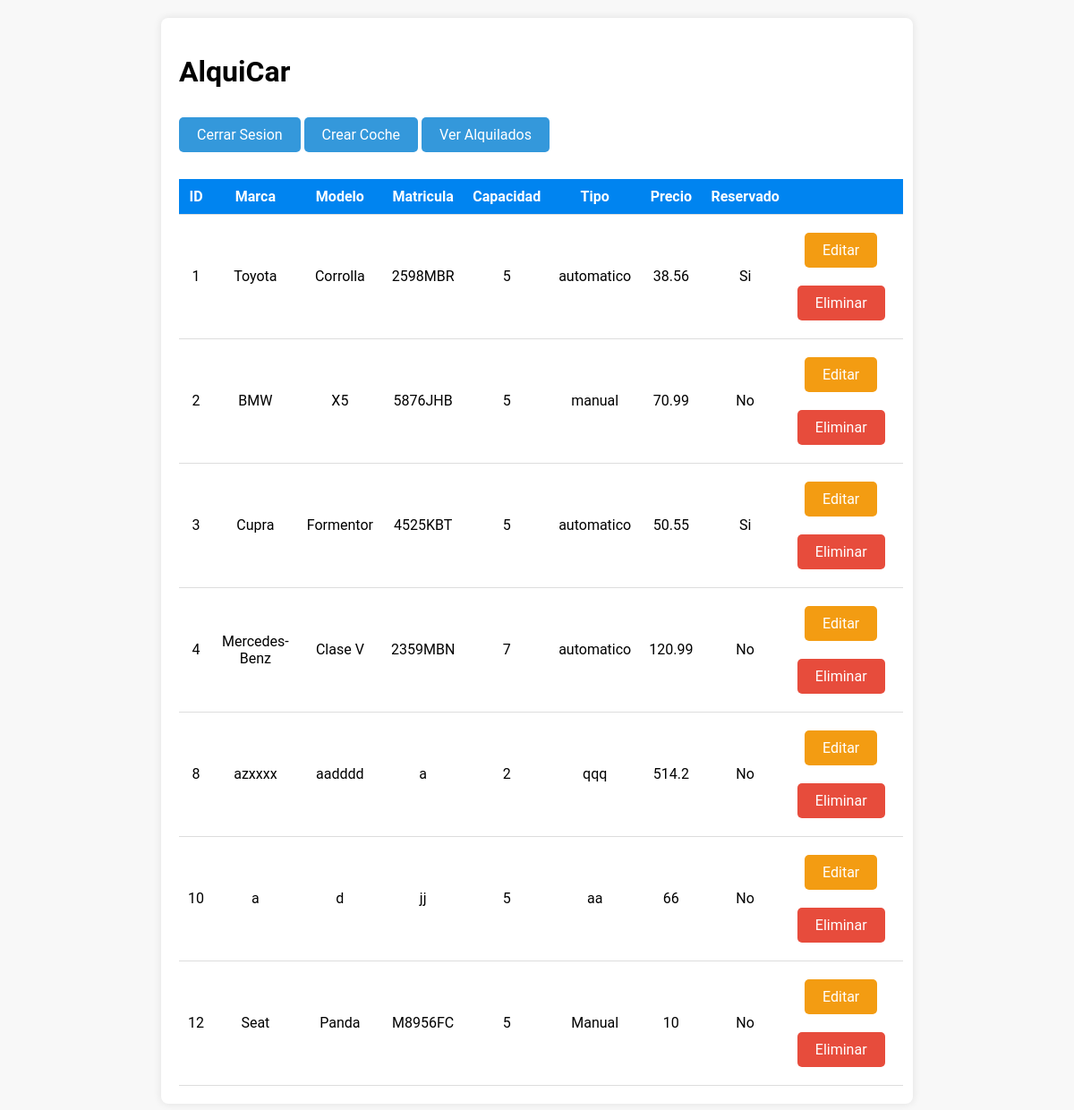
The app's page /flota (signed in), older data.
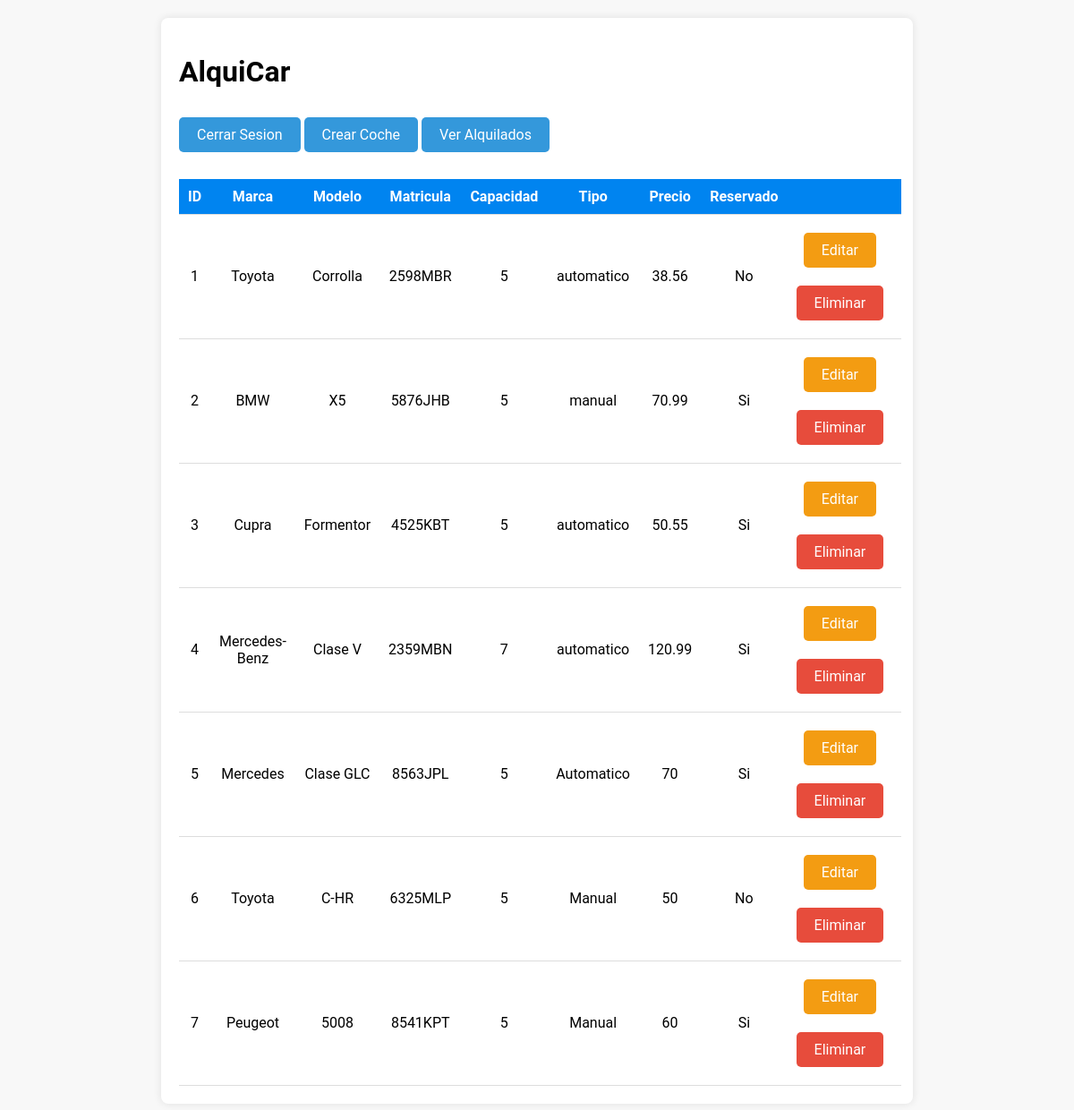
The same page, newer data.
### tables this page shows
CREATE TABLE flota(
                    id INTEGER PRIMARY KEY AUTOINCREMENT,
                    marca TEXT,
                    modelo TEXT,
                    matricula TEXT,
                    capacidad INTEGER,
                    tipo TEXT,
                    precio FLOAT,
                    reservado TEXT CHECK (reservado IN ('Si', 'No'))
                );

### Router.php (called while the page is built, shortened)
<?php
     class Router {
        private array $rutas = array();
        public function get(string $ruta, array $accion) : Router{
            $this->rutas['GET'][$ruta] = $accion;
            return $this;
        }
        public function post(string $ruta, array $accion) : Router{
            $this->rutas['POST'][$ruta] = $accion;
            return $this;
        }
        public function resolver_ruta(string $url, string $method){
            $path = parse_url($url)['path'];
            $query = null;
            $path2 = explode("/", $path);
            $ruta = '/'.$path2[count($path2) -1];
            $clase = $this->rutas[$method][$ruta][0];
            $function = $this->rutas[$method][$ruta][1];
            return call_user_func($clase.'::'.$function, $query);
        }
     }
?>

### index.php (called while the page is built, shortened)
<?php
require_once 'controller/AuthController.php';
require_once 'Router.php';
$route = new Router();
$route->get('/',[IndexController::class,'index'])
      ->get('/login', [AuthController::class, 'login'])
      ->get('/register', [AuthController::class, 'register'])
      ->post('/doRegister', [AuthController::class, 'doRegister'])
      ->post('/doLogin', [AuthController::class, 'doLogin'])
      ->get('/home', [AuthController::class, 'home'])
      ->get('/flota', [AuthController::class, 'flota'])
      ->get('/logout', [AuthController::class, 'logout'])
      ->get('/create',[FlotaController::class, 'create'])
      ->post('/save',[FlotaController::class, 'save'])
      ->get('/edit-coche',[FlotaController::class, 'edit'])
      ->post('/update-coche',[FlotaController::class, 'update'])
      ->get('/destroy-coche',[FlotaController::class, 'destroy'])
      ->get('/ver-carrito',[CarritoController::class, 'index'])
      ->post('/alquilar-coche',[CarritoController::class, 'create'])
      ->get('/destroy-alquiler',[CarritoController::class, 'destroy'])
      ->get('/historial-coches',[AlquilerController::class, 'create'])
      ->get('/mis-alquileres',[AlquilerController::class, 'index'])
      ->get('/alquilados',[AlquilerController::class, 'indexAdmin']);
$route->resolver_ruta($_SERVER['REQUEST_URI'], $_SERVER['REQUEST_METHOD']);
?>

### model/Flota.php (called while the page is built, shortened)
<?php
require_once 'db/Database.php';
class Flota implements Model
{
    public function findAll() : PDOStatement
    {
        $db = Database::conectar();
        $query = "SELECT * FROM flota";
        $result = $db->query($query);
        return $result;
    }
}
?>

### db/Database.php (called while the page is built, shortened)
<?php
     class Database {
        public static function desconectar(){
            return null;
        }
     }
?>

### view/private/flotasAdmin/index.php (the view, shortened to what this page needs)
<!DOCTYPE html>
<html lang="en">
<head>
    <link rel="stylesheet" href="asset/css/flota.css">
</head>
<body>
    <main>
        <h1>AlquiCar</h1>
        <a href="logout">Cerrar Sesion</a>
        <a href="create">Crear Coche</a>
        <a href="alquilados">Ver Alquilados</a>
        <table>
            <thead>
                <tr>
                    <th>ID</th>
                    <th>Marca</th>
                    <th>Modelo</th>
                    <th>Matricula</th>
                    <th>Capacidad</th>
                    <th>Tipo</th>
                    <th>Precio</th>
                    <th>Reservado</th>
                    <th></th>
                </tr>
            </thead>
            <tbody>
                <?php
                         foreach ($flota as $key => $value) {
                             echo '<tr>';
                             echo '<td>' . $value['id'] . '</td>';
                             echo '<td>' . $value['marca'] . '</td>';
                             echo '<td>' . $value['modelo'] . '</td>';
                             echo '<td>' . $value['matricula'] . '</td>';
                             echo '<td>' . $value['capacidad'] . '</td>';
                             echo '<td>' . $value['tipo'] . '</td>';
                             echo '<td>' . $value['precio'] . '</td>';
                             echo '<td>' . $value['reservado'] . '</td>';
                             echo '<td>
                             <a href="edit-coche?id=' . $value['id'] . '" class="edit-button">Editar</a>
                             <a href="destroy-coche?id=' . $value['id'] . '" class="delete-button">Eliminar</a>
                 </td>';
                             echo '</tr>';
                }     ?>
            </tbody>
        </table>
    </main>
</body>
</html>

Row changes from the older to the newer data that the page shows:
removed flota: id "8", marca "azxxxx", modelo "aadddd", matricula "a", capacidad "2", tipo "qqq", precio "514.2", reservado "No"
removed flota: id "10", marca "a", modelo "d", matricula "jj", capacidad "5", tipo "aa", precio "66", reservado "No"
removed flota: id "12", marca "Seat", modelo "Panda", matricula "M8956FC", capacidad "5", tipo "Manual", precio "10", reservado "No"
changed flota "Corrolla": reservado "Si" → "No"
changed flota "BMW": reservado "No" → "Si"
changed flota "Mercedes-Benz": reservado "No" → "Si"
added flota: id "5", marca "Mercedes", modelo "Clase GLC", matricula "8563JPL", capacidad "5", tipo "Automatico", precio "70", reservado "Si"
added flota: id "6", marca "Toyota", modelo "C-HR", matricula "6325MLP", capacidad "5", tipo "Manual", precio "50", reservado "No"
added flota: id "7", marca "Peugeot", modelo "5008", matricula "8541KPT", capacidad "5", tipo "Manual", precio "60", reservado "Si"
